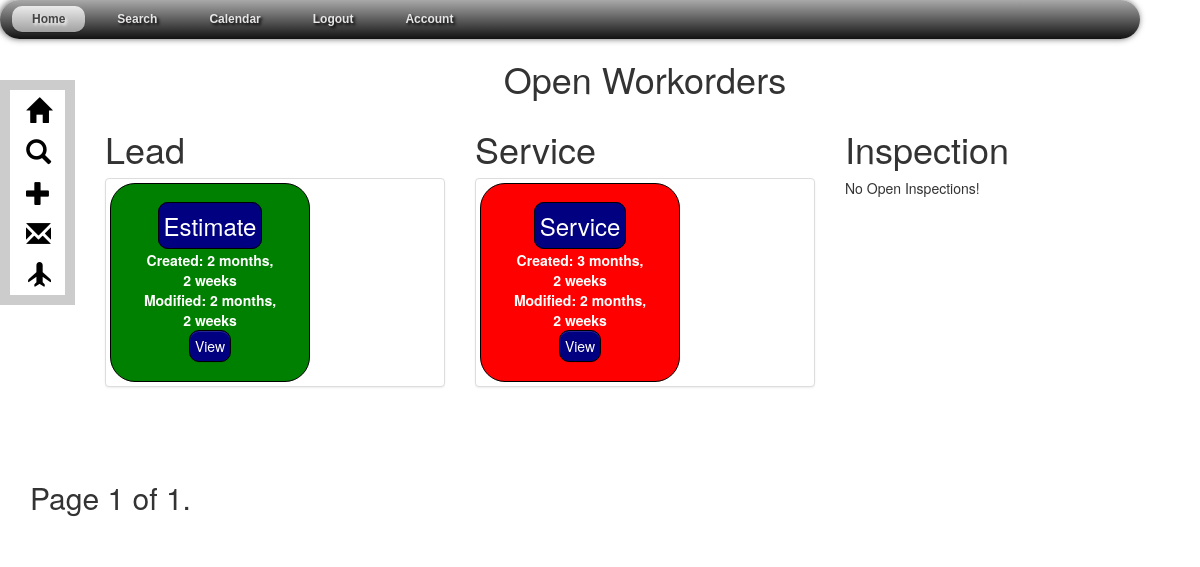
/customers/open_workorders/ (signed in), run on an earlier commit of the app's database.
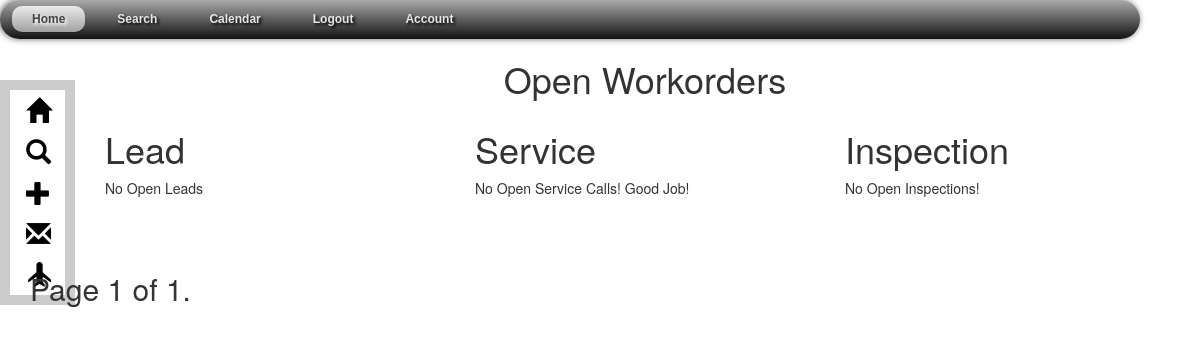
And on a later commit of the database.
### Customers/models.py (models this page shows, shortened)
class Appointment(models.Model):
    appId = models.AutoField(primary_key=True)
    customer_id = models.ForeignKey('Customer', default=0)
    jobsite_id = models.ForeignKey('Jobsite')
    title = models.CharField(null=True, blank=True, choices=TITLES,max_length=10)
    problem = models.CharField(max_length=200, null=True)
    url = models.CharField(max_length=200, default="")
    schedule_date = models.DateField(null=True, blank=True)
    unscheduled = models.BooleanField(default=True)
    time_slot = models.CharField(blank=True, choices=TIME_SLOTS, default='', max_length=20, null=True)
    start = models.CharField(null=True, max_length=30, blank=True)
    end = models.CharField(null=True, max_length=30, blank=True)
    appt = models.CharField(null=True, max_length=70, blank=True)
    color = models.CharField(null=True, max_length=20, default="red")
    assigned_to = models.CharField(choices=LEAD_ASSIGNED_CHOICES,max_length=20, blank=True, default="")
    contract = models.FileField(upload_to=upload_location, blank=True)
    completed = models.BooleanField(default=False, blank=True)
    created = models.DateTimeField(auto_now=False, auto_now_add=True, null=True)
    modified = models.DateTimeField(auto_now=True, auto_now_add=False, null=True)
    modified_by = models.CharField(max_length=50, default=1, null=True)
    notes = models.TextField(max_length=200, default='', null=True)
    def get_absolute_url(self):
        return reverse("customers:appointment_detail", kwargs={"id": self.customer_id, "jobId":self.jobsite_id, "appId":self.appId})

### Customers/views.py (the view)
@login_required(login_url='customers:login')
def open_workorders(request):
    queryset_list = Appointment.objects.all().filter(completed=False).order_by('created')
    paginator = Paginator(queryset_list, 25) # show 25 customers per page
    page_request_var = "page"
    page = request.GET.get(page_request_var)
    ests = queryset_list.filter(title="Estimate")
    servs = queryset_list.filter(title="Service")
    insp = queryset_list.filter(title="Inspection")
    try:
        queryset = paginator.page(page)
    except PageNotAnInteger:
        queryset = paginator.page(1)
    except EmptyPage:
        queryset = paginator.page(paginator.num_pages)
    context = {
        "openlead": "Lead",
        "openserv": "Service",
        "openinsp": "Inspection",
        "ests":ests,
        "servs":servs,
        "insp":insp,
        "object_list": queryset,
        "page_request_var": page_request_var,
    }
    return render(request, "open_workorders.html", context)

### Customers/models.py (called while the page is built)
    def __str__(self):
        return str(self.id)

    def __str__(self):
        return str(self.jobId)

### Customers/templates/open_workorders.html (shortened to what this page needs)
{% extends "base.html" %}
{% block content %}
<div class="container col-xs-12">
<h1 align="center">Open Workorders</h1>
    <div id="lead-div" class="col-xs-4">
        <h1>{{ openlead }}</h1>
        {% if ests%}
        {% for obj in ests %}
            <div class="thumbnail">
                <div class="caption">
                    <h3 class="lead-link"><a href="{{obj.get_absolute_url }}" class="">{{obj.title}}</a></h3>
                    <div class="info">
                    <strong>Created: {{obj.created|timesince }}</strong></br>
                    <strong>Modified: {{ obj.modified|timesince }}</strong><br/>
                    </div>
                    <a href="{{ obj.get_absolute_url }}" class="btn btn-info" id="btnViewWorkorder" role="button">View</a></p>
                </div>
            </div>
        {%endfor%}
        {% else %}
        No Open Leads
        {% endif %}
    </div>
    <div id="serv-div" class="col-xs-4">
        <h1>{{openserv}}</h1>
        {% if servs %}
            {% for obj in servs %}
                <div class="thumbnail">
                    <div class="caption">
                        <h3 class="serv-link"><a href="{{obj.get_absolute_url }}"class="thumbnail-heading">{{obj.title}}</a></h3>
                        <div class="info">
                        <strong>Created: {{obj.created|timesince }}</strong></br>
                        <strong>Modified: {{ obj.modified|timesince }}</strong><br/>
                        </div>
                        <a href="{{ obj.get_absolute_url }}" class="btn btn-info" id="btnViewWorkorder" role="button">View</a></p>
                    </div>
                </div>
            {% endfor %}
        {% else %}
        No Open Service Calls! Good Job!
        {% endif %}
    </div>
    <div id="insp-div" class="col-xs-4">
        <h1>{{openinsp}}</h1>
        {% if insp %}
        {% for obj in insp %}
            <div class="thumbnail">
                <div class="caption">
                    <h3 class="insp-link"><a href="{{obj.get_absolute_url }}"class="thumbnail-heading">{{obj.title}}</a></h3>
                    <div class="info">
                    <strong>Created: {{obj.created|timesince }}</strong></br>
                    <strong>Modified: {{ obj.modified|timesince }}</strong><br/>
                    </div>
                    <a href="{{ obj.get_absolute_url }}" class="btn btn-info" id="btnViewWorkorder" role="button">View</a></p>
                </div>
            </div>
        {% endfor %}
        {% else %}
        No Open Inspections!
        {% endif %}
    </div>
</div>
{% endblock content %}
{% block footer %}
<div class="pagination col-md-8">
    <span class="step-links">
        <span class="current">
            Page {{ object_list.number }} of {{ object_list.paginator.num_pages }}.
        </span>
    </span>
</div>
</div>
{% endblock footer %}}

What changed in the data, as far as the page shows it:
no longer on this page (row edited): Appointment: title "Estimate", created "2 months, 2 weeks", modified "2 months, 2 weeks", shown under "Lead"
no longer on one of the page's lists (row edited): Appointment: title "Service", created "3 months, 2 weeks", modified "2 months, 2 weeks"
now on this page (row unchanged): Appointment: title "Inspection"
Also different on the page:
{{ openinsp }}: "Inspection" → (not shown)
text now shown: "No Open Leads No Open Service Calls! Good Job!"
